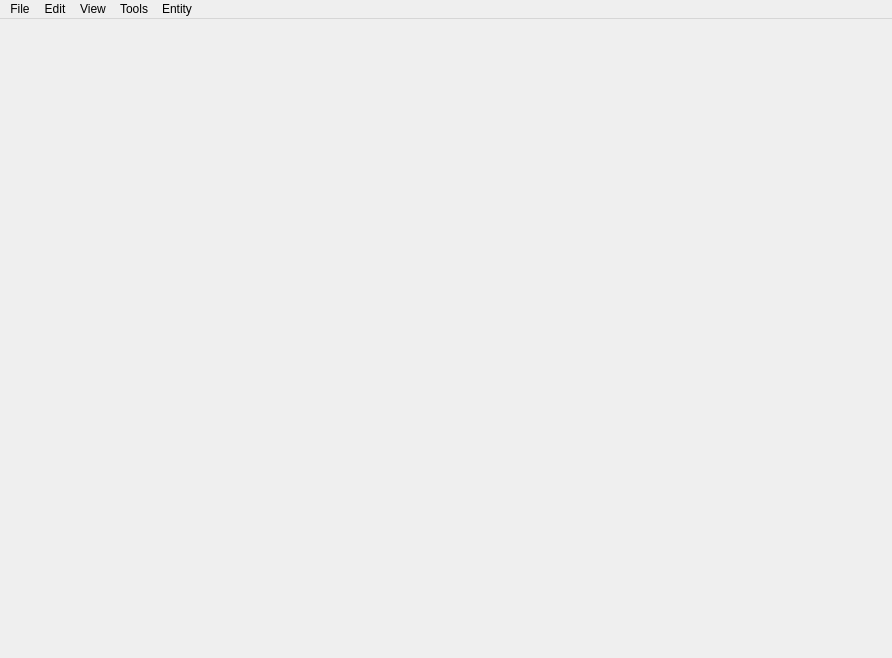
<?xml version="1.0" encoding="UTF-8"?>
<ui version="4.0">
 <class>MainWindow</class>
 <widget class="QMainWindow" name="MainWindow">
  <property name="geometry">
   <rect>
    <x>0</x>
    <y>0</y>
    <width>892</width>
    <height>658</height>
   </rect>
  </property>
  <property name="windowTitle">
   <string>Lumix Studio v0.2</string>
  </property>
  <property name="dockNestingEnabled">
   <bool>true</bool>
  </property>
  <widget class="QWidget" name="centralWidget">
   <property name="enabled">
    <bool>true</bool>
   </property>
   <property name="sizePolicy">
    <sizepolicy hsizetype="Preferred" vsizetype="Preferred">
     <horstretch>0</horstretch>
     <verstretch>0</verstretch>
    </sizepolicy>
   </property>
   <property name="maximumSize">
    <size>
     <width>0</width>
     <height>0</height>
    </size>
   </property>
   <layout class="QGridLayout" name="gridLayout"/>
  </widget>
  <widget class="QMenuBar" name="menuBar">
   <property name="geometry">
    <rect>
     <x>0</x>
     <y>0</y>
     <width>892</width>
     <height>21</height>
    </rect>
   </property>
   <widget class="QMenu" name="menuView">
    <property name="title">
     <string>View</string>
    </property>
    <addaction name="actionLook_at_selected_entity"/>
    <addaction name="actionSave_Layout"/>
    <addaction name="actionPolygon_Mode"/>
    <addaction name="actionStats"/>
   </widget>
   <widget class="QMenu" name="menuFile">
    <property name="title">
     <string>File</string>
    </property>
    <addaction name="actionNew"/>
    <addaction name="actionOpen"/>
    <addaction name="actionSave"/>
    <addaction name="actionSave_As"/>
    <addaction name="actionE_xit"/>
   </widget>
   <widget class="QMenu" name="menuTools">
    <property name="title">
     <string>Tools</string>
    </property>
    <addaction name="actionGame_mode"/>
    <addaction name="separator"/>
    <addaction name="actionExecute_commands"/>
    <addaction name="actionSave_commands"/>
    <addaction name="separator"/>
    <addaction name="actionMeasure"/>
    <addaction name="actionSnap_to_terrain"/>
    <addaction name="actionImport_asset"/>
    <addaction name="actionCompile_shaders"/>
   </widget>
   <widget class="QMenu" name="menuEntity">
    <property name="title">
     <string>Entity</string>
    </property>
    <addaction name="actionCreate"/>
    <addaction name="actionRemove"/>
    <addaction name="actionSave_as_template"/>
    <addaction name="actionInstantiate_template"/>
    <addaction name="actionHide"/>
    <addaction name="actionShow"/>
   </widget>
   <widget class="QMenu" name="menuEdit">
    <property name="title">
     <string>Edit</string>
    </property>
    <widget class="QMenu" name="menuSelect">
     <property name="title">
      <string>Select</string>
     </property>
     <addaction name="actionSame_mesh"/>
    </widget>
    <addaction name="actionUndo"/>
    <addaction name="actionRedo"/>
    <addaction name="separator"/>
    <addaction name="actionCopy"/>
    <addaction name="actionPaste"/>
    <addaction name="separator"/>
    <addaction name="actionCenter_Pivot"/>
    <addaction name="actionLocal_Global"/>
    <addaction name="menuSelect"/>
   </widget>
   <addaction name="menuFile"/>
   <addaction name="menuEdit"/>
   <addaction name="menuView"/>
   <addaction name="menuTools"/>
   <addaction name="menuEntity"/>
  </widget>
  <action name="actionLog">
   <property name="text">
    <string>Log</string>
   </property>
  </action>
  <action name="actionNew">
   <property name="text">
    <string>&amp;New</string>
   </property>
   <property name="shortcut">
    <string>Ctrl+N</string>
   </property>
  </action>
  <action name="actionOpen">
   <property name="text">
    <string>&amp;Open</string>
   </property>
   <property name="shortcut">
    <string>Ctrl+O</string>
   </property>
  </action>
  <action name="actionSave">
   <property name="text">
    <string>&amp;Save</string>
   </property>
   <property name="shortcut">
    <string>Ctrl+S</string>
   </property>
  </action>
  <action name="actionE_xit">
   <property name="text">
    <string>E&amp;xit</string>
   </property>
   <property name="shortcut">
    <string>Ctrl+X</string>
   </property>
  </action>
  <action name="actionSave_As">
   <property name="text">
    <string>Save As</string>
   </property>
   <property name="shortcut">
    <string>Ctrl+Shift+S</string>
   </property>
  </action>
  <action name="actionGame_mode">
   <property name="text">
    <string>Game mode</string>
   </property>
   <property name="shortcut">
    <string>Ctrl+P</string>
   </property>
  </action>
  <action name="actionCompile_scripts">
   <property name="text">
    <string>Compile scripts</string>
   </property>
  </action>
  <action name="actionCreate">
   <property name="text">
    <string>Create</string>
   </property>
   <property name="shortcut">
    <string>Ctrl+E</string>
   </property>
  </action>
  <action name="actionProperties">
   <property name="text">
    <string>Properties</string>
   </property>
  </action>
  <action name="actionGame_view">
   <property name="text">
    <string>Game view</string>
   </property>
  </action>
  <action name="actionScene_View">
   <property name="text">
    <string>Scene View</string>
   </property>
  </action>
  <action name="actionAsset_Browser">
   <property name="text">
    <string>Asset browser</string>
   </property>
  </action>
  <action name="actionFile_server">
   <property name="text">
    <string>File server</string>
   </property>
  </action>
  <action name="actionScript_compiler">
   <property name="text">
    <string>Script compiler</string>
   </property>
  </action>
  <action name="actionMaterial_manager">
   <property name="text">
    <string>Material editor</string>
   </property>
  </action>
  <action name="actionProfiler">
   <property name="text">
    <string>Profiler</string>
   </property>
  </action>
  <action name="actionPolygon_Mode">
   <property name="checkable">
    <bool>true</bool>
   </property>
   <property name="text">
    <string>Wireframe</string>
   </property>
   <property name="shortcut">
    <string>Ctrl+W</string>
   </property>
  </action>
  <action name="actionLook_at_selected_entity">
   <property name="text">
    <string>Look at selected entity</string>
   </property>
   <property name="shortcut">
    <string>F</string>
   </property>
  </action>
  <action name="actionSnap_to_terrain">
   <property name="text">
    <string>Snap to terrain</string>
   </property>
   <property name="shortcut">
    <string>Ctrl+T</string>
   </property>
  </action>
  <action name="actionSave_as_template">
   <property name="text">
    <string>Create template</string>
   </property>
  </action>
  <action name="actionEntity_templates">
   <property name="text">
    <string>Entity templates</string>
   </property>
  </action>
  <action name="actionInstantiate_template">
   <property name="text">
    <string>Instantiate template</string>
   </property>
   <property name="shortcut">
    <string>Ctrl+Q</string>
   </property>
  </action>
  <action name="actionUndo">
   <property name="text">
    <string>Undo</string>
   </property>
   <property name="shortcut">
    <string>Ctrl+Z</string>
   </property>
  </action>
  <action name="actionRedo">
   <property name="text">
    <string>Redo</string>
   </property>
   <property name="shortcut">
    <string>Ctrl+Shift+Z</string>
   </property>
  </action>
  <action name="actionRemove">
   <property name="text">
    <string>Remove</string>
   </property>
   <property name="shortcut">
    <string>Del</string>
   </property>
  </action>
  <action name="actionEntity_list">
   <property name="text">
    <string>Entity list</string>
   </property>
  </action>
  <action name="actionMeasure">
   <property name="text">
    <string>Measure</string>
   </property>
   <property name="shortcut">
    <string>Ctrl+M</string>
   </property>
  </action>
  <action name="actionFiles">
   <property name="text">
    <string>Files</string>
   </property>
  </action>
  <action name="actionSave_Layout">
   <property name="text">
    <string>Save Layout</string>
   </property>
  </action>
  <action name="actionCenter_Pivot">
   <property name="text">
    <string>Center/Pivot</string>
   </property>
  </action>
  <action name="actionLocal_Global">
   <property name="text">
    <string>Local/Global</string>
   </property>
  </action>
  <action name="actionCopy">
   <property name="text">
    <string>Copy</string>
   </property>
   <property name="shortcut">
    <string>Ctrl+C</string>
   </property>
  </action>
  <action name="actionPaste">
   <property name="text">
    <string>Paste</string>
   </property>
   <property name="shortcut">
    <string>Ctrl+V</string>
   </property>
  </action>
  <action name="actionSame_mesh">
   <property name="text">
    <string>Same mesh</string>
   </property>
  </action>
  <action name="actionHide">
   <property name="text">
    <string>Hide</string>
   </property>
  </action>
  <action name="actionShow">
   <property name="text">
    <string>Show</string>
   </property>
  </action>
  <action name="actionSave_commands">
   <property name="text">
    <string>Save commands</string>
   </property>
  </action>
  <action name="actionExecute_commands">
   <property name="text">
    <string>Execute commands</string>
   </property>
  </action>
  <action name="actionImport_asset">
   <property name="text">
    <string>Import asset</string>
   </property>
  </action>
  <action name="actionStats">
   <property name="text">
    <string>Stats</string>
   </property>
  </action>
  <action name="actionCompile_shaders">
   <property name="text">
    <string>Compile shaders</string>
   </property>
  </action>
 </widget>
 <layoutdefault spacing="6" margin="11"/>
 <resources/>
 <connections/>
</ui>
